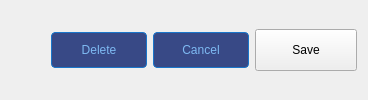
       <widget class="QWidget" name="horizontalWidget_2" native="true">
        <property name="styleSheet">
         <string notr="true">QPushButton {
	height: 34px;
	width:94px;
}</string>
        </property>
        <layout class="QHBoxLayout" name="horizontalLayout_2">
         <item>
          <spacer name="horizontalSpacer_2">
           <property name="orientation">
            <enum>Qt::Horizontal</enum>
           </property>
           <property name="sizeHint" stdset="0">
            <size>
             <width>40</width>
             <height>20</height>
            </size>
           </property>
          </spacer>
         </item>
         <item>
          <widget class="QPushButton" name="deleteBtn">
           <property name="styleSheet">
            <string notr="true">QPushButton {
	background: rgba(23, 43, 115, 0.85);
	border-radius: 4px;
	color:  rgba(128,189,246,0.97);
	border: 1px solid rgba(26,118,202,1);
}

QPushButton::hover {
	background: rgba(23, 43, 115, 1);
	color:  rgba(128,189,246,0.85);
	border-radius: 4px;
	border: 1px solid rgba(26,118,202,0.96);
}</string>
           </property>
           <property name="text">
            <string>Delete</string>
           </property>
           <property name="icon">
            <iconset>
             <normalon>:/Optimus/images/trainPage/trash.svg</normalon>
            </iconset>
           </property>
          </widget>
         </item>
         <item>
          <widget class="QPushButton" name="cancelBtn">
           <property name="styleSheet">
            <string notr="true">QPushButton {
	background: rgba(23, 43, 115, 0.85);
	border-radius: 4px;
	color:  rgba(128,189,246,0.97);
	border: 1px solid rgba(26,118,202,1);
}

QPushButton::hover {
	background: rgba(23, 43, 115, 1);
	color:  rgba(128,189,246,0.85);
	border-radius: 4px;
	border: 1px solid rgba(26,118,202,0.96);
}</string>
           </property>
           <property name="text">
            <string>Cancel</string>
           </property>
          </widget>
         </item>
         <item>
          <widget class="QPushButton" name="saveBtn">
           <property name="text">
            <string>Save</string>
           </property>
          </widget>
         </item>
        </layout>
       </widget>
